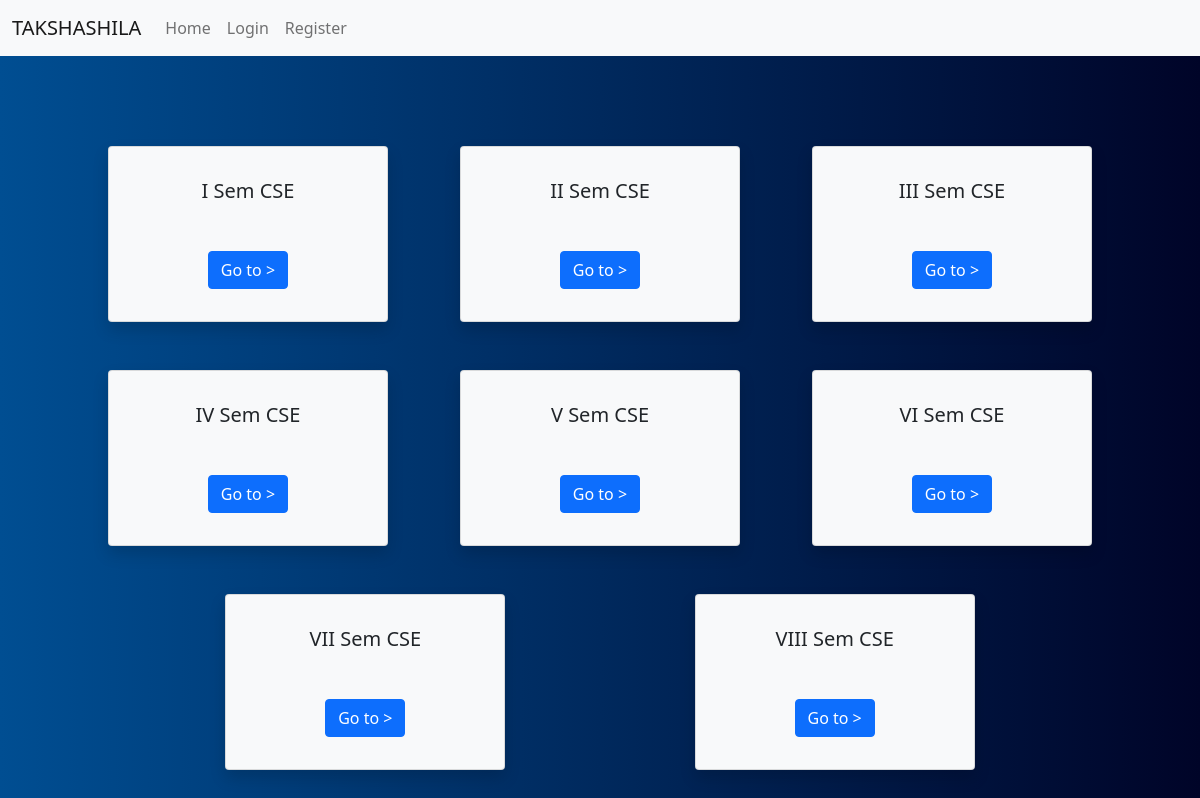
/classes/branch/computer-science-and-engineering/, run on the app's committed database.
### classes/models.py (models this page shows, shortened)
class Semester(models.Model):
    name = models.CharField(max_length=100, unique=True)
    slug = models.SlugField(null=True, blank=True)
    branch = models.ForeignKey(Branch, on_delete=models.CASCADE, related_name='semester')

### classes/views.py (the view)
# urls.py: path('branch/<slug:slug>/',views.SemesterListView.as_view(), name='semester_list'),
class SemesterListView(DetailView):
    context_object_name = 'Branches'
    model = Branch
    template_name = 'classes/semester_list_view.html'

### classes/templates/classes/semester_list_view.html (shortened to what this page needs)
{% extends 'index.html' %}
{% block content %}
<div class="card-views row">
{% for semester in Branches.semester.all %}
    <div class="card text-center text-dark bg-light col-md-3 col-sm-5 shadow p-3 mb-5 mx-1 px-4">
        <div class="card-body">
            <h5 class="card-title mb-5">{{semester.name}}</h5>
            <a href="{% url 'classes:subjects_list' slug=semester.slug branches=Branches.slug %}" class="btn btn-primary">Go to ></a>
        </div>
    </div>
{%endfor%}
</div>
{% endblock %}

### templates/index.html (style rules this page uses)
body { background: #000428; background: -webkit-linear-gradient(to right, #004e92, #000428); background: linear-gradient(to right, #004e92, #000428); }
.card-views { display: flex; justify-content: space-evenly; flex-direction: row; flex-wrap: wrap; text-align: center; margin-top: 20px; }

### data on the page
Semester: name "I Sem CSE"
Semester: name "II Sem CSE"
Semester: name "III Sem CSE"
Semester: name "IV Sem CSE"
Semester: name "V Sem CSE"
Semester: name "VI Sem CSE"
Semester: name "VII Sem CSE"
Semester: name "VIII Sem CSE"
